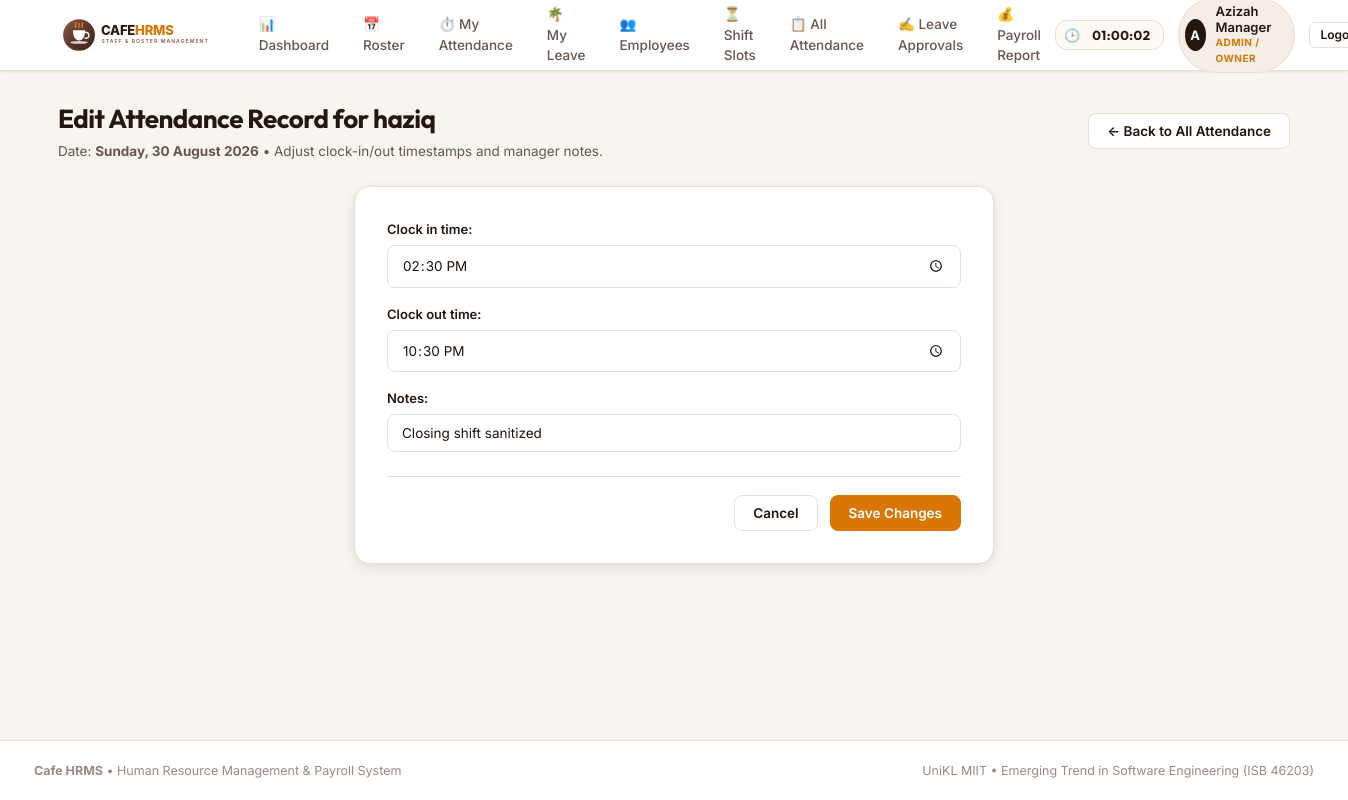
/attendance/5/edit/ (signed in), run on the app's committed database.
### cafe/models.py (models this page shows, shortened)
class Attendance(models.Model):
    employee = models.ForeignKey(User, on_delete=models.CASCADE)
    date = models.DateField()
    clock_in_time = models.TimeField(null=True, blank=True)
    clock_out_time = models.TimeField(null=True, blank=True)
    notes = models.CharField(max_length=200, blank=True)

### cafe/views.py (the view)
# urls.py: path('attendance/<int:pk>/edit/', views.attendance_update, name='attendance_update'),
@login_required
def attendance_update(request, pk):
    if not is_admin_or_manager(request.user):
        messages.error(request, "You are not allowed to edit attendance records.")
        return redirect("dashboard")
    record = get_object_or_404(Attendance, pk=pk)
    if request.method == "POST":
        form = AttendanceForm(request.POST, instance=record)
        if form.is_valid():
            form.save()
            messages.success(request, f"Attendance record for {record.employee.username} updated.")
            return redirect("attendance_list")
    else:
        form = AttendanceForm(instance=record)
    return render(request, "attendance_form.html", {"form": form, "record": record})

### cafe/forms.py
class AttendanceForm(StyledFormMixin, forms.ModelForm):
    class Meta:
        model = Attendance
        fields = ["clock_in_time", "clock_out_time", "notes"]
        widgets = {
            "clock_in_time": forms.TimeInput(attrs={"type": "time", "class": "form-control"}),
            "clock_out_time": forms.TimeInput(attrs={"type": "time", "class": "form-control"}),
            "notes": forms.TextInput(attrs={"placeholder": "e.g. On-time, Covered extra shift"}),
        }

### cafe/views.py (called while the page is built)
def is_admin_or_manager(user):
    if user.is_superuser:
        return True
    try:
        return user.employeeprofile.role in ["admin", "manager"]
    except EmployeeProfile.DoesNotExist:
        return False

### cafe/templates/attendance_form.html (shortened to what this page needs)
{% extends "base.html" %}
{% block content %}
<div class="page-header">
    <div class="page-title-group">
        <h1>Edit Attendance Record for {{ record.employee.username }}</h1>
        <p class="page-subtitle">Date: <strong>{{ record.date|date:"l, d F Y" }}</strong> &bull; Adjust clock-in/out timestamps and manager notes.</p>
    </div>
    <div class="page-actions">
        <a href="{% url 'attendance_list' %}" class="btn btn-secondary">&larr; Back to All Attendance</a>
    </div>
</div>
<div class="form-card">
    <form method="post">
        {{ form.as_p }}
        <div class="form-actions">
            <a href="{% url 'attendance_list' %}" class="btn btn-secondary">Cancel</a>
            <button type="submit" class="btn btn-primary">Save Changes</button>
        </div>
    </form>
</div>
{% endblock %}

### cafe/templates/base.html (shortened to what this page needs)
{% load static %}
<!DOCTYPE html>
<html lang="en">
<head>
    <link rel="stylesheet" href="{% static 'css/style.css' %}">
</head>
<body>
    <header class="site-header">
        <div class="nav-container">
            <a href="{% url 'dashboard' %}" class="brand-wrapper">
                <img src="{% static 'images/logo.svg' %}" alt="Cafe HRMS Logo" class="brand-logo">
            </a>
            {% if user.is_authenticated %}
            <ul class="nav-menu">
                <li><a href="{% url 'dashboard' %}" class="nav-link">📊 Dashboard</a></li>
                <li><a href="{% url 'roster' %}" class="nav-link">📅 Roster</a></li>
                <li><a href="{% url 'my_attendance' %}" class="nav-link">⏱️ My Attendance</a></li>
                <li><a href="{% url 'my_leave_requests' %}" class="nav-link">🌴 My Leave</a></li>
                {% if user.is_superuser or user.employeeprofile.role == "admin" or user.employeeprofile.role == "manager" %}
                    <li><a href="{% url 'employee_list' %}" class="nav-link">👥 Employees</a></li>
                    <li><a href="{% url 'shiftslot_list' %}" class="nav-link">⏳ Shift Slots</a></li>
                    <li><a href="{% url 'attendance_list' %}" class="nav-link">📋 All Attendance</a></li>
                    <li><a href="{% url 'leave_approval_list' %}" class="nav-link">✍️ Leave Approvals</a></li>
                    <li><a href="{% url 'payroll_summary' %}" class="nav-link">💰 Payroll Report</a></li>
                {% endif %}
            </ul>
            <div class="nav-user-panel">
                <div class="quick-attendance-widget" title="Current Cafe Local Time">
                    <span style="font-size: 13px;">🕒</span>
                    <span id="live-clock-display" class="live-clock">--:--:--</span>
                </div>
                <div class="user-badge">
                    <div class="user-avatar">{{ user.username|slice:":1" }}</div>
                    <div class="user-info">
                        <span class="user-name">{{ user.get_full_name|default:user.username }}</span>
                        <span class="user-role-tag">
                            {% if user.is_superuser %}Admin / Owner
                            {% elif user.employeeprofile.role == 'manager' %}Store Manager
                            {% else %}Barista / Staff{% endif %}
                        </span>
                    </div>
                </div>
                <form method="post" action="{% url 'logout' %}" style="display:inline;">
                    <button type="submit" class="btn btn-secondary btn-sm" title="Sign out of system">Logout</button>
                </form>
            </div>
            {% else %}
            <div class="nav-user-panel">
                <a href="{% url 'login' %}" class="btn btn-primary btn-sm">Staff Login</a>
            </div>
            {% endif %}
        </div>
    </header>
    <main class="main-wrapper">
        {% block content %}{% endblock %}
    </main>
    <footer class="site-footer">
        <div class="footer-container">
            <div>
                <strong>Cafe HRMS</strong> &bull; Human Resource Management &amp; Payroll System
            </div>
            <div>
                UniKL MIIT &bull; Emerging Trend in Software Engineering (ISB 46203)
            </div>
        </div>
    </footer>
</body>
</html>

### data on the page
Attendance: employee.username "haziq", date "Sunday, 30 August 2026", clock_in_time "14:30:00", clock_out_time "22:30:00", notes "Closing shift sanitized"

### other printed values
{{ user.username|slice:":1" }} "A"
{{ user.get_full_name|default:user.username }} "Azizah Manager"
